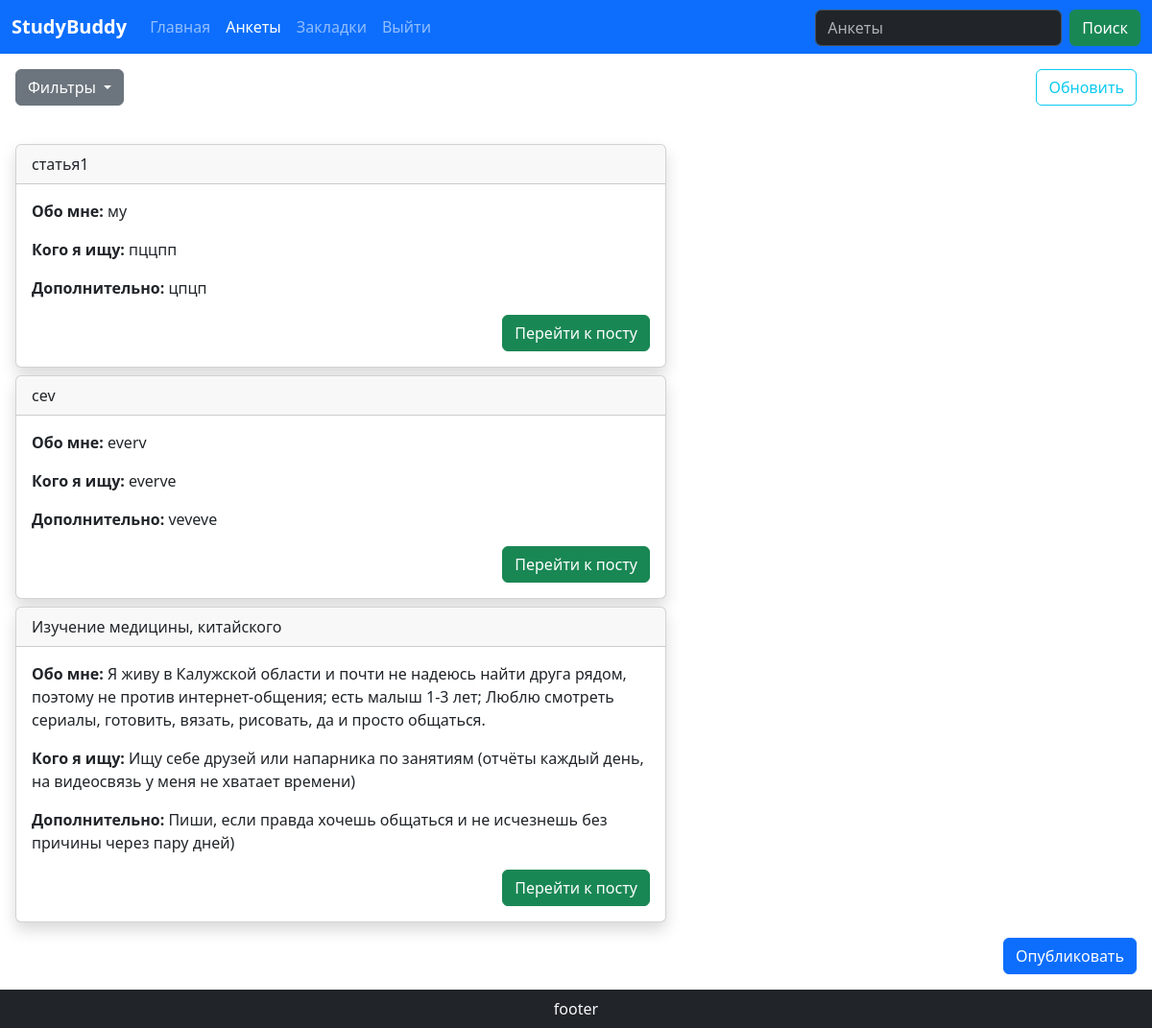
/posts/, run on the app's committed database.
### postsapp/models.py (models this page shows, shortened)
class Post(models.Model):
    author = models.ForeignKey(User, on_delete=models.CASCADE)
    title = models.CharField(max_length=70)
    about = models.CharField(max_length=250)
    goalperson = models.CharField(max_length=250)
    additional = models.CharField(max_length=150)
    tags = models.CharField(max_length=30)
    created_date = models.DateTimeField(default=timezone.now)
    published_date = models.DateTimeField(blank=True, null=True)

### postsapp/views.py (the view)
# urls.py: path("", views.mainpage, name="postslink"),
def mainpage(request):
    search_query = request.GET.get('postsSearchArea', None)
    search_query_filter = request.GET.get('filter', None)
    if search_query:
        for i in search_query.split():
            posts = Post.objects.filter(Q(title__iregex=i)
                                   | Q(about__iregex=i)
                                   | Q(goalperson__iregex=i)
                                   | Q(tags__iregex=i)
                                   | Q(additional__iregex=i))
    else:
        if search_query_filter:
            posts = Post.objects.filter(tags__iregex=search_query_filter)
        else:
            posts = Post.objects.all()
    if posts:
        infoText = ''
    else:
        posts = None
        infoText = "Анкеты не найдены. Воспользуйтесь фильтрами или обновите поиск."
    data = {
        'posts': posts,
        'infoText': infoText
    }
    return render(request, 'postsapp/postspage.html', data)

### postsapp/templates/postsapp/postspage.html (shortened to what this page needs)
{% extends 'layout.html' %}
{% load static %}
{% block postspage-active %}active{% endblock %}
{% block body %}
    <div class="d-flex justify-content-between m-3">
        <div class="dropdown">
          <button class="btn btn-secondary dropdown-toggle" type="button" data-bs-toggle="dropdown" aria-expanded="false">
            Фильтры
          </button>
        </div>
        <a class="btn btn-outline-info" href="{% url 'postslink' %}">Обновить</a>
    </div>
    <div class="m-3">
        <div class="row g-2">
            {% for i in posts %}
            <div class="col-12 col-md-7 text-justify ">
                <div class="card shadow">
                    <div class="card-header">
                        <span>{{ i.title }}</span>
                    </div>
                    <div class="card-body text-justify">
                        <p><b>Обо мне: </b>{{ i.about }}</p>
                        <p><b>Кого я ищу: </b>{{ i.goalperson }}</p>
                        <p><b>Дополнительно: </b>{{ i.additional }}</p>
                        <div class="d-flex justify-content-end">
                            <a class="btn btn-success" href="{% url 'posts-detail' i.id %}">
                                Перейти к посту
                            </a>
                        </div>
                    </div>
                </div>
            </div>
            {% endfor %}
        </div>
    </div>
    <div class="me-3 sticky-bottom d-flex justify-content-end pb-3">
        <a href="{% if user.is_authenticated %}#{% else %}{% url 'users:login' %}{% endif %}" class="btn btn-primary">Опубликовать</a>
    </div>
{% endblock %}

### homepage/templates/layout.html (shortened to what this page needs)
{% load static %}
<!doctype html>
<html lang="en">
<head>
    <link href="https://cdn.jsdelivr.net/npm/bootstrap@5.3.3/dist/css/bootstrap.min.css" rel="stylesheet">
</head>
<body>
    <nav class="navbar bg-primary navbar-expand-lg" data-bs-theme="dark">
        <div class="container-fluid">
            <a href="{% url 'homepage' %}" class="navbar-brand"><span class="fw-bold fs-5">StudyBuddy</span></a>
            <div class="collapse navbar-collapse" id="navbarNav">
              <ul class="navbar-nav me-auto mb-2 mb-lg-0">
                <li class="nav-item">
                  <a class="nav-link {% block homepage-active %}{% endblock %}" aria-current="page" href="{% url 'homepage' %}">Главная</a>
                </li>
                <li class="nav-item">
                  <a class="nav-link {% block postspage-active %}{% endblock %}" href="{% url 'postslink' %}">Анкеты</a>
                </li>
                <li class="nav-item">
                  <a class="nav-link {% block bookmark-active %}{% endblock %}" href="{% url 'bookmark' %}">Закладки</a>
                </li>
                  <li class="nav-item">
                      <a href="{% url 'users:logout' %}" class="nav-link">Выйти</a>
                  </li>
              </ul>
                <form class="d-flex align-self-end" role="search" action="{% url 'postslink' %}">
                  <input class="form-control me-2" type="search" placeholder="Анкеты" aria-label="Search" name="postsSearchArea">
                  <input class="btn btn-success" type="submit" value="Поиск">
                </form>
            </div>
        </div>
    </nav>
    <div style="min-height: 100vh">
        {% block body %}{% endblock %}
    </div>
    <footer class="bg-dark d-flex justify-content-center">
        <div class="text-light m-2 text-center">footer</div>
    </footer>
</body>
</html>

### data on the page
Post: title "статья1", about "му", goalperson "пццпп", additional "цпцп"
Post: title "cev", about "everv", goalperson "everve", additional "veveve"
Post: title "Изучение медицины, китайского", about "Я живу в Калужской области и почти не надеюсь найти друга рядом, поэтому не против интернет-общения; есть малыш 1-3 лет; Люблю смотреть сериалы, готовить, вязать, рисовать, да и просто общаться.", goalperson "Ищу себе друзей или напарника по занятиям (отчёты каждый день, на видеосвязь у меня не хватает времени)", additional "Пиши, если правда хочешь общаться и не исчезнешь без причины через пару дней)"
